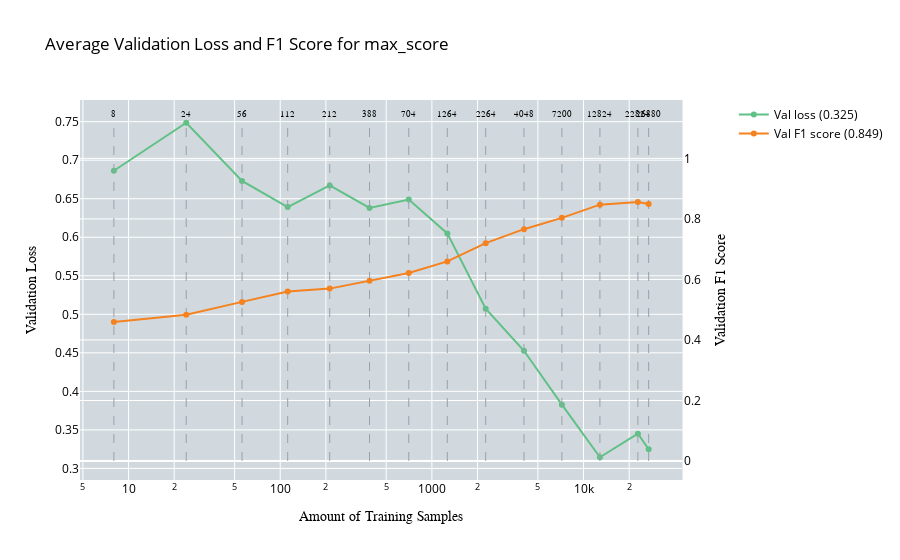
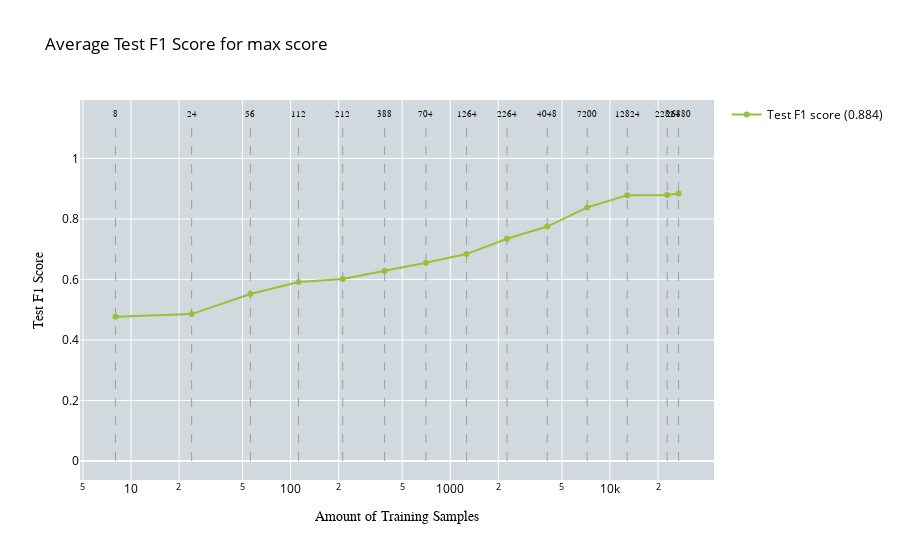

Write notebook code for charts like these, in order.
### Code cell
import pickle
import pandas as pd
import numpy as np
import plotly.graph_objects as go
import plotly.subplots as subplots
import os

# Define the root folder
root_folder = "/home/woody/iwfa/iwfa044h/CleanLab_Test/ActiveLearningApproaches/EOD/DInoS/AL/max_score"

# Folder names for all runs
run_folders = [f"run{i}" for i in range(1, 6)]

# Define corresponding filenames
pickle_filenames = [f"AL_max_score_results_for_multilabel_classification_s4{i+2}.pickle" for i in range(5)]
csv_filenames = [f"training_history_s4{i+2}.csv" for i in range(6)]

# Initialize accumulators for averaging
performance_test_data_all = []
performance_all = []

# Number of samples for each iteration
no_of_samples = [8, 24, 56, 112, 212, 388, 704, 1264, 2264, 4048, 7200, 12824, 22824, 26880]

# Loop through each run folder and collect the data
for i in range(5):
    # Construct file paths
    pickle_path = os.path.join(root_folder, run_folders[i], pickle_filenames[i])
    csv_path = os.path.join(root_folder, run_folders[i], csv_filenames[i])
    
    # Print which pickle file is being loaded
    print(f"Loading pickle file for run {i+1}: {pickle_path}")
    
    # Load test F1 scores from pickle file
    with open(pickle_path, 'rb') as pickle_file:
        max_score_results = pickle.load(pickle_file)
        performance_test_data_all.append(max_score_results["test_f1_scores_macro"])
    
    # Print which CSV file is being loaded
    print(f"Loading CSV file for run {i+1}: {csv_path}")
    
    # Load CSV for validation loss and F1 scores
    df = pd.read_csv(csv_path)
    df['iteration'] = (df['epoch'] == 1).cumsum()
    
    performance = []
    for j in range(1, 15):  # Start from 2 and go up to 14 (inclusive)
        iteration_data = df[df['iteration'] == j]
        performance.append({
            'val_loss': iteration_data['valid_loss'].tolist(),
            'val_f1_score': iteration_data['valid_f1'].tolist()
        })
    
    performance_all.append(performance)

# Aggregate results
min_length = min(len(no_of_samples), *[len(perf) for perf in performance_all])
no_of_samples = no_of_samples[:min_length]

average_performance = []
for i in range(min_length):
    avg_val_loss = np.mean([run[i]['val_loss'][-1] for run in performance_all])
    avg_val_f1 = np.mean([run[i]['val_f1_score'][-1] for run in performance_all])
    average_performance.append({'val_loss': avg_val_loss, 'val_f1_score': avg_val_f1})

average_test_f1 = np.mean(performance_test_data_all, axis=0)

def plot_validation_performance(performance, no_of_samples, title, x_axes, y_axes, y_axes_secondary):
    fig = subplots.make_subplots(specs=[[{"secondary_y": True}]])
    fig.update_layout(plot_bgcolor='rgb(209, 217, 222)')

    # Add dashed lines for sample numbers and text labels on top of the graph
    samples_text = [str(f) for f in no_of_samples]
    for line, label in zip(no_of_samples, samples_text):
        fig.add_trace(go.Scatter(
            x=[line, line],
            y=[0, 1.12],
            mode='lines',
            line=dict(dash='dash', color='rgb(149, 162, 171)', width=1),
            showlegend=False,
            yaxis='y2'
        ))

        fig.add_trace(go.Scatter(
            x=[line],
            y=[1.13],
            mode='text',
            marker=dict(size=0),
            text=[label],
            textposition='top center',
            showlegend=False,
            yaxis='y2',
            textfont=dict(family='Arial', color='black', size=8.5)
        ))

    loss = []
    f1 = []

    for i in range(len(performance)):
        if isinstance(performance[i], dict):
            # Ensure that the keys 'val_loss' and 'val_f1_score' are present in each entry
            if "val_loss" in performance[i] and "val_f1_score" in performance[i]:
                loss.append(performance[i]["val_loss"])  # Directly collect the scalar validation loss
                f1.append(performance[i]["val_f1_score"])  # Directly collect the scalar validation F1 score
            else:
                print(f"Missing 'val_loss' or 'val_f1_score' in performance entry {i}")
        else:
            print(f"Invalid performance entry at index {i}, expected dictionary, got {type(performance[i])}")

    # Add traces for validation loss and validation F1 score
    fig.add_trace(go.Scatter(
        x=no_of_samples,
        y=loss,
        name=f"Val loss ({loss[-1]:.3f})",
        marker=dict(color='rgb(97,192,134)'),
        textfont=dict(family="Arial", size=11),
        line=dict(width=2)
    ), secondary_y=False)

    fig.add_trace(go.Scatter(
        x=no_of_samples,
        y=f1,
        name=f"Val F1 score ({f1[-1]:.3f})",
        marker=dict(color='rgb(245,130,31)'),
        textfont=dict(family="Arial", size=11),
        line=dict(width=2)
    ), secondary_y=True)

    fig.update_layout(
        title_text=str(title),
        legend=dict(font=dict(color='black')),
        title_font_color='black'
    )

    # Set the x-axis to be on a log scale
    fig.update_xaxes(
        title_text=str(x_axes),
        title_font=dict(color="black", family="Arial"),
        tickfont_color='black',
        type="log"
    )

    # Update y-axes for primary and secondary y-axes
    fig.update_yaxes(
        title_text=str(y_axes),
        title_font=dict(color="black", family="Arial"),
        tickfont_color='black',
        secondary_y=False
    )

    fig.update_yaxes(
        title_text=str(y_axes_secondary),
        title_font=dict(color="black", family="Arial"),
        tickfont_color='black',
        secondary_y=True
    )

    fig.show()

def plot_test_performance(no_of_samples, performance_test_data, title, x_axes, y_axes):
    fig = go.Figure()
    fig.update_layout(plot_bgcolor='rgb(209, 217, 222)')

    # Add dashed lines for sample numbers and text labels on top of the graph
    samples_text = [str(f) for f in no_of_samples]
    for line, label in zip(no_of_samples, samples_text):
        fig.add_trace(go.Scatter(
            x=[line, line],
            y=[0, 1.12],
            mode='lines',
            line=dict(dash='dash', color='rgb(149, 162, 171)', width=1),
            showlegend=False
        ))

        fig.add_trace(go.Scatter(
            x=[line],
            y=[1.13],
            mode='text',
            marker=dict(size=0),
            text=[label],
            textposition='top center',
            showlegend=False,
            textfont=dict(family='Arial', color='black', size=8.5)
        ))

    # Add traces for test F1 score
    fig.add_trace(go.Scatter(
        x=no_of_samples,
        y=performance_test_data,
        name=f"Test F1 score ({performance_test_data[-1]:.3f})",
        marker=dict(color='rgb(151,193,57)'),
        textfont=dict(family="Arial", size=11),
        line=dict(width=2)
    ))

    fig.update_layout(
        title_text=str(title),
        legend=dict(font=dict(color='black')),
        title_font_color='black'
    )

    # Set the x-axis to be on a log scale
    fig.update_xaxes(
        title_text=str(x_axes),
        title_font=dict(color="black", family="Arial"),
        tickfont_color='black',
        type="log"
    )

    # Update y-axis for test F1 score
    fig.update_yaxes(
        title_text=str(y_axes),
        title_font=dict(color="black", family="Arial"),
        tickfont_color='black'
    )

    fig.show()

# Plot the average validation loss and F1 score (log scale x-axis)
plot_validation_performance(
    average_performance, 
    no_of_samples, 
    title="Average Validation Loss and F1 Score for max_score",
    x_axes="Amount of Training Samples",
    y_axes="Validation Loss",
    y_axes_secondary="Validation F1 Score"
)

# Plot the average test F1 score (log scale x-axis)
plot_test_performance(
    no_of_samples, 
    average_test_f1,
    title="Average Test F1 Score for max score",
    x_axes="Amount of Training Samples",
    y_axes="Test F1 Score"
)

### Figure 1 — Plotly figure (JSON) as saved in the notebook; plotly's stock layout.template omitted (floating-point values rounded to 4 significant figures)
{"data": [{"line": {"color": "rgb(149, 162, 171)", "dash": "dash", "width": 1}, "mode": "lines", "showlegend": false, "type": "scatter", "x": [8, 8], "y": [0, 1.12], "yaxis": "y2"}, {"marker": {"size": 0}, "mode": "text", "showlegend": false, "text": ["8"], "textfont": {"color": "black", "family": "Arial", "size": 8.5}, "textposition": "top center", "type": "scatter", "x": [8], "y": [1.13], "yaxis": "y2"}, {"line": {"color": "rgb(149, 162, 171)", "dash": "dash", "width": 1}, "mode": "lines", "showlegend": false, "type": "scatter", "x": [24, 24], "y": [0, 1.12], "yaxis": "y2"}, {"marker": {"size": 0}, "mode": "text", "showlegend": false, "text": ["24"], "textfont": {"color": "black", "family": "Arial", "size": 8.5}, "textposition": "top center", "type": "scatter", "x": [24], "y": [1.13], "yaxis": "y2"}, {"line": {"color": "rgb(149, 162, 171)", "dash": "dash", "width": 1}, "mode": "lines", "showlegend": false, "type": "scatter", "x": [56, 56], "y": [0, 1.12], "yaxis": "y2"}, {"marker": {"size": 0}, "mode": "text", "showlegend": false, "text": ["56"], "textfont": {"color": "black", "family": "Arial", "size": 8.5}, "textposition": "top center", "type": "scatter", "x": [56], "y": [1.13], "yaxis": "y2"}, {"line": {"color": "rgb(149, 162, 171)", "dash": "dash", "width": 1}, "mode": "lines", "showlegend": false, "type": "scatter", "x": [112, 112], "y": [0, 1.12], "yaxis": "y2"}, {"marker": {"size": 0}, "mode": "text", "showlegend": false, "text": ["112"], "textfont": {"color": "black", "family": "Arial", "size": 8.5}, "textposition": "top center", "type": "scatter", "x": [112], "y": [1.13], "yaxis": "y2"}, {"line": {"color": "rgb(149, 162, 171)", "dash": "dash", "width": 1}, "mode": "lines", "showlegend": false, "type": "scatter", "x": [212, 212], "y": [0, 1.12], "yaxis": "y2"}, {"marker": {"size": 0}, "mode": "text", "showlegend": false, "text": ["212"], "textfont": {"color": "black", "family": "Arial", "size": 8.5}, "textposition": "top center", "type": "scatter", "x": [212], "y": [1.13], "yaxis": "y2"}, {"line": {"color": "rgb(149, 162, 171)", "dash": "dash", "width": 1}, "mode": "lines", "showlegend": false, "type": "scatter", "x": [388, 388], "y": [0, 1.12], "yaxis": "y2"}, {"marker": {"size": 0}, "mode": "text", "showlegend": false, "text": ["388"], "textfont": {"color": "black", "family": "Arial", "size": 8.5}, "textposition": "top center", "type": "scatter", "x": [388], "y": [1.13], "yaxis": "y2"}, {"line": {"color": "rgb(149, 162, 171)", "dash": "dash", "width": 1}, "mode": "lines", "showlegend": false, "type": "scatter", "x": [704, 704], "y": [0, 1.12], "yaxis": "y2"}, {"marker": {"size": 0}, "mode": "text", "showlegend": false, "text": ["704"], "textfont": {"color": "black", "family": "Arial", "size": 8.5}, "textposition": "top center", "type": "scatter", "x": [704], "y": [1.13], "yaxis": "y2"}, {"line": {"color": "rgb(149, 162, 171)", "dash": "dash", "width": 1}, "mode": "lines", "showlegend": false, "type": "scatter", "x": [1264, 1264], "y": [0, 1.12], "yaxis": "y2"}, {"marker": {"size": 0}, "mode": "text", "showlegend": false, "text": ["1264"], "textfont": {"color": "black", "family": "Arial", "size": 8.5}, "textposition": "top center", "type": "scatter", "x": [1264], "y": [1.13], "yaxis": "y2"}, {"line": {"color": "rgb(149, 162, 171)", "dash": "dash", "width": 1}, "mode": "lines", "showlegend": false, "type": "scatter", "x": [2264, 2264], "y": [0, 1.12], "yaxis": "y2"}, {"marker": {"size": 0}, "mode": "text", "showlegend": false, "text": ["2264"], "textfont": {"color": "black", "family": "Arial", "size": 8.5}, "textposition": "top center", "type": "scatter", "x": [2264], "y": [1.13], "yaxis": "y2"}, {"line": {"color": "rgb(149, 162, 171)", "dash": "dash", "width": 1}, "mode": "lines", "showlegend": false, "type": "scatter", "x": [4048, 4048], "y": [0, 1.12], "yaxis": "y2"}, {"marker": {"size": 0}, "mode": "text", "showlegend": false, "text": ["4048"], "textfont": {"color": "black", "family": "Arial", "size": 8.5}, "textposition": "top center", "type": "scatter", "x": [4048], "y": [1.13], "yaxis": "y2"}, {"line": {"color": "rgb(149, 162, 171)", "dash": "dash", "width": 1}, "mode": "lines", "showlegend": false, "type": "scatter", "x": [7200, 7200], "y": [0, 1.12], "yaxis": "y2"}, {"marker": {"size": 0}, "mode": "text", "showlegend": false, "text": ["7200"], "textfont": {"color": "black", "family": "Arial", "size": 8.5}, "textposition": "top center", "type": "scatter", "x": [7200], "y": [1.13], "yaxis": "y2"}, {"line": {"color": "rgb(149, 162, 171)", "dash": "dash", "width": 1}, "mode": "lines", "showlegend": false, "type": "scatter", "x": [12824, 12824], "y": [0, 1.12], "yaxis": "y2"}, {"marker": {"size": 0}, "mode": "text", "showlegend": false, "text": ["12824"], "textfont": {"color": "black", "family": "Arial", "size": 8.5}, "textposition": "top center", "type": "scatter", "x": [12824], "y": [1.13], "yaxis": "y2"}, {"line": {"color": "rgb(149, 162, 171)", "dash": "dash", "width": 1}, "mode": "lines", "showlegend": false, "type": "scatter", "x": [22824, 22824], "y": [0, 1.12], "yaxis": "y2"}, {"marker": {"size": 0}, "mode": "text", "showlegend": false, "text": ["22824"], "textfont": {"color": "black", "family": "Arial", "size": 8.5}, "textposition": "top center", "type": "scatter", "x": [22824], "y": [1.13], "yaxis": "y2"}, {"line": {"color": "rgb(149, 162, 171)", "dash": "dash", "width": 1}, "mode": "lines", "showlegend": false, "type": "scatter", "x": [26880, 26880], "y": [0, 1.12], "yaxis": "y2"}, {"marker": {"size": 0}, "mode": "text", "showlegend": false, "text": ["26880"], "textfont": {"color": "black", "family": "Arial", "size": 8.5}, "textposition": "top center", "type": "scatter", "x": [26880], "y": [1.13], "yaxis": "y2"}, {"line": {"width": 2}, "marker": {"color": "rgb(97,192,134)"}, "name": "Val loss (0.325)", "textfont": {"family": "Arial", "size": 11}, "type": "scatter", "x": [8, 24, 56, 112, 212, 388, 704, 1264, 2264, 4048, 7200, 12824, 22824, 26880], "xaxis": "x", "y": [0.6863, 0.7486, 0.673, 0.6392, 0.6672, 0.6381, 0.6489, 0.605, 0.5073, 0.4527, 0.3828, 0.3145, 0.3451, 0.3248], "yaxis": "y"}, {"line": {"width": 2}, "marker": {"color": "rgb(245,130,31)"}, "name": "Val F1 score (0.849)", "textfont": {"family": "Arial", "size": 11}, "type": "scatter", "x": [8, 24, 56, 112, 212, 388, 704, 1264, 2264, 4048, 7200, 12824, 22824, 26880], "xaxis": "x", "y": [0.4595, 0.4833, 0.5257, 0.5601, 0.5696, 0.5959, 0.6214, 0.6595, 0.7199, 0.7659, 0.8034, 0.8469, 0.8553, 0.849], "yaxis": "y2"}], "layout": {"legend": {"font": {"color": "black"}}, "plot_bgcolor": "rgb(209, 217, 222)", "title": {"font": {"color": "black"}, "text": "Average Validation Loss and F1 Score for max_score"}, "xaxis": {"anchor": "y", "domain": [0, 0.94], "tickfont": {"color": "black"}, "title": {"font": {"color": "black", "family": "Arial"}, "text": "Amount of Training Samples"}, "type": "log"}, "yaxis": {"anchor": "x", "domain": [0, 1], "tickfont": {"color": "black"}, "title": {"font": {"color": "black", "family": "Arial"}, "text": "Validation Loss"}}, "yaxis2": {"anchor": "x", "overlaying": "y", "side": "right", "tickfont": {"color": "black"}, "title": {"font": {"color": "black", "family": "Arial"}, "text": "Validation F1 Score"}}}}

### Figure 2 — Plotly figure (JSON) as saved in the notebook; plotly's stock layout.template omitted (floating-point values rounded to 4 significant figures)
{"data": [{"line": {"color": "rgb(149, 162, 171)", "dash": "dash", "width": 1}, "mode": "lines", "showlegend": false, "type": "scatter", "x": [8, 8], "y": [0, 1.12]}, {"marker": {"size": 0}, "mode": "text", "showlegend": false, "text": ["8"], "textfont": {"color": "black", "family": "Arial", "size": 8.5}, "textposition": "top center", "type": "scatter", "x": [8], "y": [1.13]}, {"line": {"color": "rgb(149, 162, 171)", "dash": "dash", "width": 1}, "mode": "lines", "showlegend": false, "type": "scatter", "x": [24, 24], "y": [0, 1.12]}, {"marker": {"size": 0}, "mode": "text", "showlegend": false, "text": ["24"], "textfont": {"color": "black", "family": "Arial", "size": 8.5}, "textposition": "top center", "type": "scatter", "x": [24], "y": [1.13]}, {"line": {"color": "rgb(149, 162, 171)", "dash": "dash", "width": 1}, "mode": "lines", "showlegend": false, "type": "scatter", "x": [56, 56], "y": [0, 1.12]}, {"marker": {"size": 0}, "mode": "text", "showlegend": false, "text": ["56"], "textfont": {"color": "black", "family": "Arial", "size": 8.5}, "textposition": "top center", "type": "scatter", "x": [56], "y": [1.13]}, {"line": {"color": "rgb(149, 162, 171)", "dash": "dash", "width": 1}, "mode": "lines", "showlegend": false, "type": "scatter", "x": [112, 112], "y": [0, 1.12]}, {"marker": {"size": 0}, "mode": "text", "showlegend": false, "text": ["112"], "textfont": {"color": "black", "family": "Arial", "size": 8.5}, "textposition": "top center", "type": "scatter", "x": [112], "y": [1.13]}, {"line": {"color": "rgb(149, 162, 171)", "dash": "dash", "width": 1}, "mode": "lines", "showlegend": false, "type": "scatter", "x": [212, 212], "y": [0, 1.12]}, {"marker": {"size": 0}, "mode": "text", "showlegend": false, "text": ["212"], "textfont": {"color": "black", "family": "Arial", "size": 8.5}, "textposition": "top center", "type": "scatter", "x": [212], "y": [1.13]}, {"line": {"color": "rgb(149, 162, 171)", "dash": "dash", "width": 1}, "mode": "lines", "showlegend": false, "type": "scatter", "x": [388, 388], "y": [0, 1.12]}, {"marker": {"size": 0}, "mode": "text", "showlegend": false, "text": ["388"], "textfont": {"color": "black", "family": "Arial", "size": 8.5}, "textposition": "top center", "type": "scatter", "x": [388], "y": [1.13]}, {"line": {"color": "rgb(149, 162, 171)", "dash": "dash", "width": 1}, "mode": "lines", "showlegend": false, "type": "scatter", "x": [704, 704], "y": [0, 1.12]}, {"marker": {"size": 0}, "mode": "text", "showlegend": false, "text": ["704"], "textfont": {"color": "black", "family": "Arial", "size": 8.5}, "textposition": "top center", "type": "scatter", "x": [704], "y": [1.13]}, {"line": {"color": "rgb(149, 162, 171)", "dash": "dash", "width": 1}, "mode": "lines", "showlegend": false, "type": "scatter", "x": [1264, 1264], "y": [0, 1.12]}, {"marker": {"size": 0}, "mode": "text", "showlegend": false, "text": ["1264"], "textfont": {"color": "black", "family": "Arial", "size": 8.5}, "textposition": "top center", "type": "scatter", "x": [1264], "y": [1.13]}, {"line": {"color": "rgb(149, 162, 171)", "dash": "dash", "width": 1}, "mode": "lines", "showlegend": false, "type": "scatter", "x": [2264, 2264], "y": [0, 1.12]}, {"marker": {"size": 0}, "mode": "text", "showlegend": false, "text": ["2264"], "textfont": {"color": "black", "family": "Arial", "size": 8.5}, "textposition": "top center", "type": "scatter", "x": [2264], "y": [1.13]}, {"line": {"color": "rgb(149, 162, 171)", "dash": "dash", "width": 1}, "mode": "lines", "showlegend": false, "type": "scatter", "x": [4048, 4048], "y": [0, 1.12]}, {"marker": {"size": 0}, "mode": "text", "showlegend": false, "text": ["4048"], "textfont": {"color": "black", "family": "Arial", "size": 8.5}, "textposition": "top center", "type": "scatter", "x": [4048], "y": [1.13]}, {"line": {"color": "rgb(149, 162, 171)", "dash": "dash", "width": 1}, "mode": "lines", "showlegend": false, "type": "scatter", "x": [7200, 7200], "y": [0, 1.12]}, {"marker": {"size": 0}, "mode": "text", "showlegend": false, "text": ["7200"], "textfont": {"color": "black", "family": "Arial", "size": 8.5}, "textposition": "top center", "type": "scatter", "x": [7200], "y": [1.13]}, {"line": {"color": "rgb(149, 162, 171)", "dash": "dash", "width": 1}, "mode": "lines", "showlegend": false, "type": "scatter", "x": [12824, 12824], "y": [0, 1.12]}, {"marker": {"size": 0}, "mode": "text", "showlegend": false, "text": ["12824"], "textfont": {"color": "black", "family": "Arial", "size": 8.5}, "textposition": "top center", "type": "scatter", "x": [12824], "y": [1.13]}, {"line": {"color": "rgb(149, 162, 171)", "dash": "dash", "width": 1}, "mode": "lines", "showlegend": false, "type": "scatter", "x": [22824, 22824], "y": [0, 1.12]}, {"marker": {"size": 0}, "mode": "text", "showlegend": false, "text": ["22824"], "textfont": {"color": "black", "family": "Arial", "size": 8.5}, "textposition": "top center", "type": "scatter", "x": [22824], "y": [1.13]}, {"line": {"color": "rgb(149, 162, 171)", "dash": "dash", "width": 1}, "mode": "lines", "showlegend": false, "type": "scatter", "x": [26880, 26880], "y": [0, 1.12]}, {"marker": {"size": 0}, "mode": "text", "showlegend": false, "text": ["26880"], "textfont": {"color": "black", "family": "Arial", "size": 8.5}, "textposition": "top center", "type": "scatter", "x": [26880], "y": [1.13]}, {"line": {"width": 2}, "marker": {"color": "rgb(151,193,57)"}, "name": "Test F1 score (0.884)", "textfont": {"family": "Arial", "size": 11}, "type": "scatter", "x": [8, 24, 56, 112, 212, 388, 704, 1264, 2264, 4048, 7200, 12824, 22824, 26880], "y": [0.4764, 0.4854, 0.5517, 0.5911, 0.6016, 0.6274, 0.6548, 0.6836, 0.7342, 0.7747, 0.8379, 0.8784, 0.8785, 0.8838]}], "layout": {"legend": {"font": {"color": "black"}}, "plot_bgcolor": "rgb(209, 217, 222)", "title": {"font": {"color": "black"}, "text": "Average Test F1 Score for max score"}, "xaxis": {"tickfont": {"color": "black"}, "title": {"font": {"color": "black", "family": "Arial"}, "text": "Amount of Training Samples"}, "type": "log"}, "yaxis": {"tickfont": {"color": "black"}, "title": {"font": {"color": "black", "family": "Arial"}, "text": "Test F1 Score"}}}}
